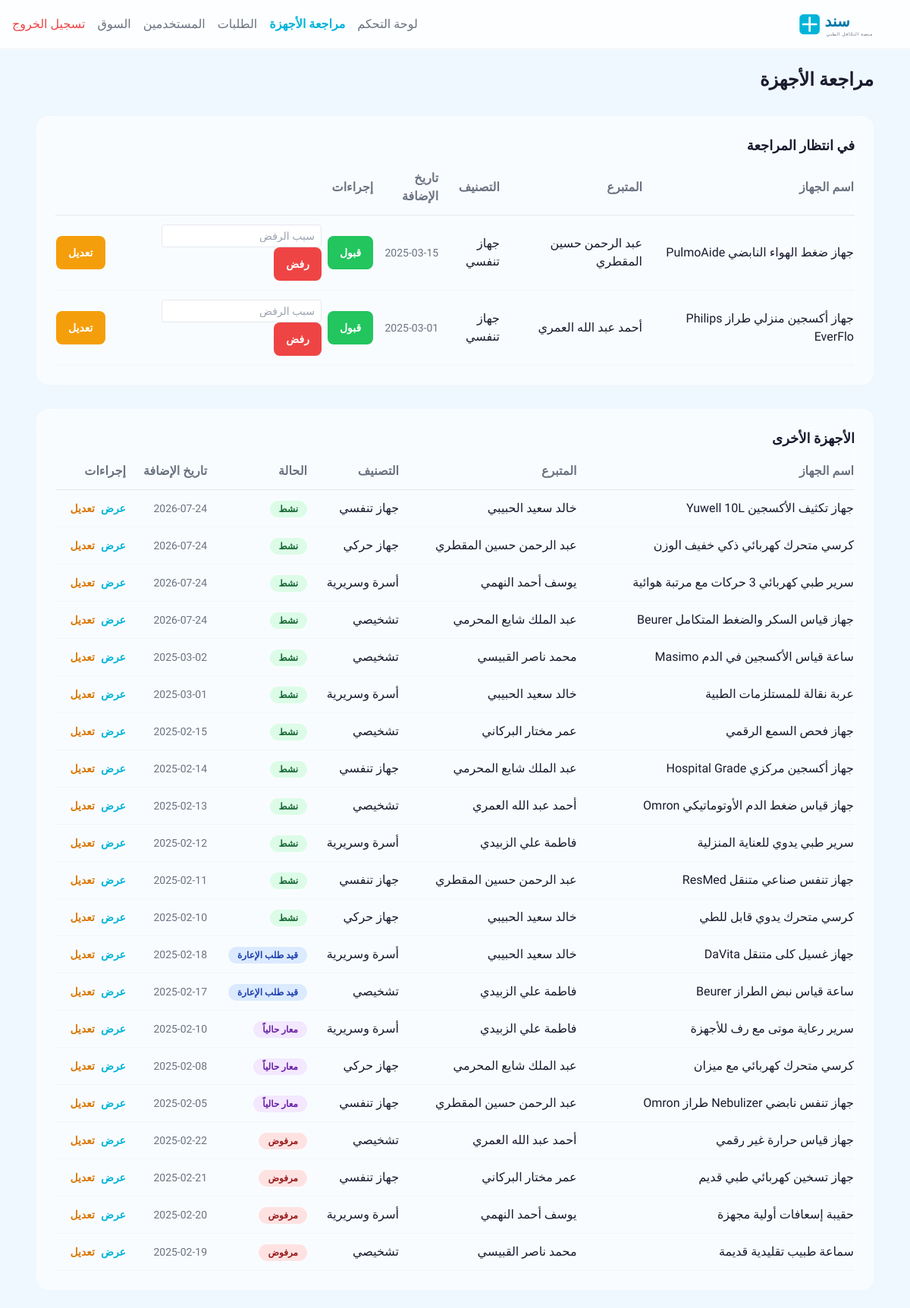
The page /admin/listings.php (signed in) on the database its author committed.
### tables this page shows
CREATE TABLE `devices` (
  `id` int(10) UNSIGNED NOT NULL,
  `donor_id` int(10) UNSIGNED NOT NULL,
  `name` varchar(150) NOT NULL,
  `category` enum('respiratory','mobility','beds_clinical','diagnostic') NOT NULL,
  `condition_rating` enum('excellent','good','acceptable') NOT NULL,
  `description` text NOT NULL,
  `offer_type` enum('donation','loan') NOT NULL,
  `loan_duration` varchar(50) DEFAULT NULL,
  `governorate` varchar(50) NOT NULL,
  `district` varchar(100) NOT NULL,
  `latitude` decimal(10,8) DEFAULT NULL,
  `longitude` decimal(11,8) DEFAULT NULL,
  `status` enum('pending_review','active','under_request_review','loaned','rejected') NOT NULL DEFAULT 'pending_review',
  `rejection_reason` text DEFAULT NULL,
  `admin_reviewed_by` int(10) UNSIGNED DEFAULT NULL,
  `admin_reviewed_at` datetime DEFAULT NULL,
  `created_at` timestamp NOT NULL DEFAULT current_timestamp()
);

CREATE TABLE `users` (
  `id` int(10) UNSIGNED NOT NULL,
  `full_name` varchar(100) NOT NULL,
  `phone` varchar(20) NOT NULL,
  `email` varchar(150) NOT NULL,
  `password_hash` varchar(255) NOT NULL,
  `role` enum('beneficiary','donor','admin') NOT NULL DEFAULT 'beneficiary',
  `governorate` varchar(50) NOT NULL,
  `district` varchar(100) NOT NULL,
  `is_active` tinyint(1) NOT NULL DEFAULT 1,
  `created_at` timestamp NOT NULL DEFAULT current_timestamp()
);

### admin/listings.php (the view, shortened to what this page needs)
<?php
require_once __DIR__ . '/../includes/db.php';
$stmt = $pdo->prepare("SELECT d.*, u.full_name AS donor_name FROM devices d JOIN users u ON d.donor_id = u.id ORDER BY FIELD(d.status, 'pending_review', 'active', 'under_request_review', 'loaned', 'rejected'), d.created_at DESC");
$stmt->execute();
$allDevices = $stmt->fetchAll();
$pendingDevices = [];
$otherDevices = [];
foreach ($allDevices as $device) {
    if ($device['status'] === 'pending_review') {
        $pendingDevices[] = $device;
    } else {
        $otherDevices[] = $device;
    }
}
$categoryLabels = [
    'respiratory' => 'جهاز تنفسي',
    'mobility' => 'جهاز حركي',
    'beds_clinical' => 'أسرة وسريرية',
    'diagnostic' => 'تشخيصي',
];
$statusLabels = [
    'pending_review' => 'قيد المراجعة',
    'active' => 'نشط',
    'under_request_review' => 'قيد طلب الإعارة',
    'loaned' => 'معار حالياً',
    'rejected' => 'مرفوض',
];
$statusClasses = [
    'pending_review' => 'bg-amber-100 text-amber-800',
    'active' => 'bg-green-100 text-green-800',
    'under_request_review' => 'bg-blue-100 text-blue-800',
    'loaned' => 'bg-purple-100 text-purple-800',
    'rejected' => 'bg-red-100 text-red-800',
];
?><!DOCTYPE html>
<html dir="rtl" lang="ar">
<head>
  <script src="https://cdn.tailwindcss.com"></script>
  <link rel="stylesheet" href="../assets/css/style.css">
</head>
<body class="font-tajawal bg-bg text-text-dark min-h-screen">
<nav class="sticky top-0 z-50 bg-white/80 backdrop-blur-md border-b border-gray-100">
  <div class="max-w-7xl mx-auto px-4 h-16 flex items-center justify-between">
    <a href="../index.php"><img src="../assets/images/logo.svg" alt="سند" class="h-10"></a>
    <div class="flex gap-4 items-center">
      <a href="index.php" class="text-text-muted hover:text-primary transition">لوحة التحكم</a>
      <a href="listings.php" class="text-primary font-semibold transition">مراجعة الأجهزة</a>
      <a href="requests.php" class="text-text-muted hover:text-primary transition">الطلبات</a>
      <a href="users.php" class="text-text-muted hover:text-primary transition">المستخدمين</a>
      <a href="../marketplace.php" class="text-text-muted hover:text-primary transition">السوق</a>
      <a href="../logout.php" class="text-red-500 hover:text-red-700 transition">تسجيل الخروج</a>
    </div>
  </div>
</nav>
<div class="max-w-6xl mx-auto p-6 fade-in">
  <div class="flex items-center justify-between mb-8">
    <h1 class="text-2xl font-bold">مراجعة الأجهزة</h1>
  </div>
  <div class="glass rounded-2xl p-6 overflow-x-auto mb-8">
    <h2 class="text-lg font-semibold mb-4">في انتظار المراجعة</h2>
    <?php if (empty($pendingDevices)): ?>
      <div class="text-center py-12">
        <p class="text-text-muted text-lg">لا توجد أجهزة في انتظار المراجعة</p>
      </div>
    <?php else: ?>
      <table class="w-full text-right">
        <thead>
          <tr class="border-b border-gray-200">
            <th class="pb-3 font-semibold text-text-muted">اسم الجهاز</th>
            <th class="pb-3 font-semibold text-text-muted">المتبرع</th>
            <th class="pb-3 font-semibold text-text-muted">التصنيف</th>
            <th class="pb-3 font-semibold text-text-muted">تاريخ الإضافة</th>
            <th class="pb-3 font-semibold text-text-muted">إجراءات</th>
          </tr>
        </thead>
        <tbody>
          <?php foreach ($pendingDevices as $device): ?>
            <tr class="border-b border-gray-100 hover:bg-white/50 transition">
              <td class="py-3 font-medium"><?= htmlspecialchars($device['name']) ?></td>
              <td class="py-3"><?= htmlspecialchars($device['donor_name']) ?></td>
              <td class="py-3"><?= $categoryLabels[$device['category']] ?? $device['category'] ?></td>
              <td class="py-3 text-text-muted text-sm"><?= date('Y-m-d', strtotime($device['created_at'])) ?></td>
              <td class="py-3">
                <div class="flex gap-2 items-center">
                  <form method="POST" action="action.php">
                    <button type="submit" class="bg-green-500 hover:bg-green-600 text-white px-4 py-2 rounded-lg text-sm font-semibold transition min-h-[44px]">قبول</button>
                  </form>
                  <form method="POST" action="action.php" onsubmit="return confirm('تأكيد الرفض؟')">
                    <input type="text" name="rejection_reason" required placeholder="سبب الرفض" class="border rounded px-2 py-1 text-sm">
                    <button type="submit" class="bg-red-500 hover:bg-red-600 text-white px-4 py-2 rounded-lg text-sm font-semibold transition min-h-[44px]">رفض</button>
                  </form>
                  <a href="../edit-device.php?id=<?= $device['id'] ?>" class="bg-amber-500 hover:bg-amber-600 text-white px-4 py-2 rounded-lg text-sm font-semibold transition min-h-[44px] flex items-center justify-center">تعديل</a>
                </div>
              </td>
            </tr>
          <?php endforeach; ?>
        </tbody>
      </table>
    <?php endif; ?>
  </div>
  <div class="glass rounded-2xl p-6 overflow-x-auto">
    <h2 class="text-lg font-semibold mb-4">الأجهزة الأخرى</h2>
    <?php if (empty($otherDevices)): ?>
      <div class="text-center py-12">
        <p class="text-text-muted text-lg">لا توجد أجهزة أخرى</p>
      </div>
    <?php else: ?>
      <table class="w-full text-right">
        <thead>
          <tr class="border-b border-gray-200">
            <th class="pb-3 font-semibold text-text-muted">اسم الجهاز</th>
            <th class="pb-3 font-semibold text-text-muted">المتبرع</th>
            <th class="pb-3 font-semibold text-text-muted">التصنيف</th>
            <th class="pb-3 font-semibold text-text-muted">الحالة</th>
            <th class="pb-3 font-semibold text-text-muted">تاريخ الإضافة</th>
            <th class="pb-3 font-semibold text-text-muted">إجراءات</th>
          </tr>
        </thead>
        <tbody>
          <?php foreach ($otherDevices as $device): ?>
            <tr class="border-b border-gray-100 hover:bg-white/50 transition">
              <td class="py-3 font-medium"><?= htmlspecialchars($device['name']) ?></td>
              <td class="py-3"><?= htmlspecialchars($device['donor_name']) ?></td>
              <td class="py-3"><?= $categoryLabels[$device['category']] ?? $device['category'] ?></td>
              <td class="py-3">
                <span class="px-3 py-1 rounded-full text-xs font-semibold <?= $statusClasses[$device['status']] ?>">
                  <?= $statusLabels[$device['status']] ?? $device['status'] ?>
                </span>
              </td>
              <td class="py-3 text-text-muted text-sm"><?= date('Y-m-d', strtotime($device['created_at'])) ?></td>
              <td class="py-3">
                <div class="flex gap-2">
                  <a href="../device.php?id=<?= $device['id'] ?>" class="text-primary hover:text-primary-dark font-semibold text-sm">عرض</a>
                  <a href="../edit-device.php?id=<?= $device['id'] ?>" class="text-amber-600 hover:text-amber-800 font-semibold text-sm">تعديل</a>
                </div>
              </td>
            </tr>
          <?php endforeach; ?>
        </tbody>
      </table>
    <?php endif; ?>
  </div>
</div>
</body>
</html>

### assets/css/style.css (style rules this page uses)
:root { --tw-color-primary: #00B4D8; --tw-color-primary-dark: #0077A8; --tw-color-secondary: #90E0EF; --tw-color-accent: #CAF0F8; --tw-color-bg: #F0F8FF; --tw-color-text-dark: #1A1A2E; --tw-color-text-muted: #6B7280; }
body { font-family: 'Tajawal', sans-serif; direction: rtl; text-align: right; }
.glass { background: rgba(255, 255, 255, 0.6); backdrop-filter: blur(12px); -webkit-backdrop-filter: blur(12px); border: 1px solid rgba(255, 255, 255, 0.3); }
.fade-in { animation: fadeIn 0.4s ease-in; }
a, button { transition: color 0.2s ease, background-color 0.2s ease, box-shadow 0.2s ease, transform 0.2s ease; }
input, select, textarea { font-size: 16px; }

### rows shown on the page
devices: name "جهاز ضغط الهواء النابضي PulmoAide", donor.full_name "عبد الرحمن حسين المقطري", category "جهاز تنفسي", created_at "2025-03-15"
devices: name "جهاز أكسجين منزلي طراز Philips EverFlo", donor.full_name "أحمد عبد الله العمري", category "جهاز تنفسي", created_at "2025-03-01"
devices: name "جهاز تكثيف الأكسجين Yuwell 10L", donor.full_name "خالد سعيد الحبيبي", category "جهاز تنفسي", status "نشط", created_at "2026-07-24"
devices: name "كرسي متحرك كهربائي ذكي خفيف الوزن", donor.full_name "عبد الرحمن حسين المقطري", category "جهاز حركي", status "نشط", created_at "2026-07-24"
devices: name "سرير طبي كهربائي 3 حركات مع مرتبة هوائية", donor.full_name "يوسف أحمد النهمي", category "أسرة وسريرية", status "نشط", created_at "2026-07-24"
devices: name "جهاز قياس السكر والضغط المتكامل Beurer", donor.full_name "عبد الملك شايع المحرمي", category "تشخيصي", status "نشط", created_at "2026-07-24"
devices: name "ساعة قياس الأكسجين في الدم Masimo", donor.full_name "محمد ناصر القبيسي", category "تشخيصي", status "نشط", created_at "2025-03-02"
devices: name "عربة نقالة للمستلزمات الطبية", donor.full_name "خالد سعيد الحبيبي", category "أسرة وسريرية", status "نشط", created_at "2025-03-01"
devices: name "جهاز فحص السمع الرقمي", donor.full_name "عمر مختار البركاني", category "تشخيصي", status "نشط", created_at "2025-02-15"
devices: name "جهاز أكسجين مركزي Hospital Grade", donor.full_name "عبد الملك شايع المحرمي", category "جهاز تنفسي", status "نشط", created_at "2025-02-14"
devices: name "جهاز قياس ضغط الدم الأوتوماتيكي Omron", donor.full_name "أحمد عبد الله العمري", category "تشخيصي", status "نشط", created_at "2025-02-13"
devices: name "سرير طبي يدوي للعناية المنزلية", donor.full_name "فاطمة علي الزبيدي", category "أسرة وسريرية", status "نشط", created_at "2025-02-12"
devices: name "جهاز تنفس صناعي متنقل ResMed", donor.full_name "عبد الرحمن حسين المقطري", category "جهاز تنفسي", status "نشط", created_at "2025-02-11"
devices: name "كرسي متحرك يدوي قابل للطي", donor.full_name "خالد سعيد الحبيبي", category "جهاز حركي", status "نشط", created_at "2025-02-10"
devices: name "جهاز غسيل كلى متنقل DaVita", donor.full_name "خالد سعيد الحبيبي", category "أسرة وسريرية", status "قيد طلب الإعارة", created_at "2025-02-18"
devices: name "ساعة قياس نبض الطراز Beurer", donor.full_name "فاطمة علي الزبيدي", category "تشخيصي", status "قيد طلب الإعارة", created_at "2025-02-17"
devices: name "سرير رعاية موتى مع رف للأجهزة", donor.full_name "فاطمة علي الزبيدي", category "أسرة وسريرية", status "معار حالياً", created_at "2025-02-10"
devices: name "كرسي متحرك كهربائي مع ميزان", donor.full_name "عبد الملك شايع المحرمي", category "جهاز حركي", status "معار حالياً", created_at "2025-02-08"
devices: name "جهاز تنفس نابضي Nebulizer طراز Omron", donor.full_name "عبد الرحمن حسين المقطري", category "جهاز تنفسي", status "معار حالياً", created_at "2025-02-05"
devices: name "جهاز قياس حرارة غير رقمي", donor.full_name "أحمد عبد الله العمري", category "تشخيصي", status "مرفوض", created_at "2025-02-22"
devices: name "جهاز تسخين كهربائي طبي قديم", donor.full_name "عمر مختار البركاني", category "جهاز تنفسي", status "مرفوض", created_at "2025-02-21"
devices: name "حقيبة إسعافات أولية مجهزة", donor.full_name "يوسف أحمد النهمي", category "أسرة وسريرية", status "مرفوض", created_at "2025-02-20"
devices: name "سماعة طبيب تقليدية قديمة", donor.full_name "محمد ناصر القبيسي", category "تشخيصي", status "مرفوض", created_at "2025-02-19"
